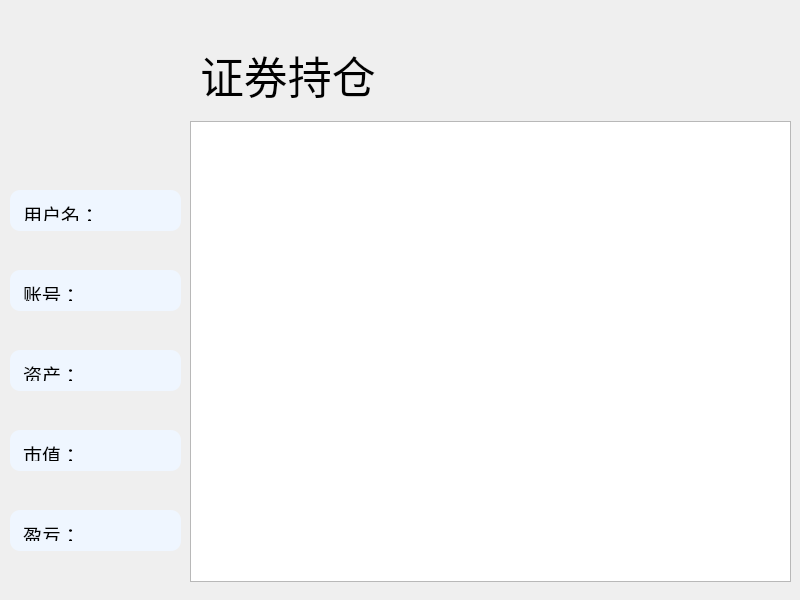
<?xml version="1.0" encoding="UTF-8"?>
<ui version="4.0">
 <class>Widget</class>
 <widget class="QWidget" name="Widget">
  <property name="geometry">
   <rect>
    <x>0</x>
    <y>0</y>
    <width>800</width>
    <height>600</height>
   </rect>
  </property>
  <property name="windowTitle">
   <string>Widget</string>
  </property>
  <widget class="QTableView" name="tableView">
   <property name="geometry">
    <rect>
     <x>190</x>
     <y>121</y>
     <width>601</width>
     <height>461</height>
    </rect>
   </property>
  </widget>
  <widget class="QLabel" name="userpicLabel">
   <property name="geometry">
    <rect>
     <x>40</x>
     <y>100</y>
     <width>101</width>
     <height>101</height>
    </rect>
   </property>
   <property name="text">
    <string/>
   </property>
  </widget>
  <widget class="QLabel" name="idLabel">
   <property name="geometry">
    <rect>
     <x>10</x>
     <y>270</y>
     <width>171</width>
     <height>41</height>
    </rect>
   </property>
   <property name="styleSheet">
    <string notr="true">background-color: rgb(239, 246, 255);
border-radius: 10px; /* 设置圆角半径 */
    padding: 10px; /* 设置内边距 */
    box-shadow: 3px 3px 5px rgba(0, 0, 0, 0.5); /* 设置阴影 */</string>
   </property>
   <property name="text">
    <string>&lt;!DOCTYPE HTML PUBLIC &quot;-//W3C//DTD HTML 4.0//EN&quot; &quot;http://www.w3.org/TR/REC-html40/strict.dtd&quot;&gt;
&lt;html&gt;&lt;head&gt;&lt;meta name=&quot;qrichtext&quot; content=&quot;1&quot; /&gt;&lt;meta charset=&quot;utf-8&quot; /&gt;&lt;style type=&quot;text/css&quot;&gt;
p, li { white-space: pre-wrap; }
hr { height: 1px; border-width: 0; }
li.unchecked::marker { content: &quot;\2610&quot;; }
li.checked::marker { content: &quot;\2612&quot;; }
&lt;/style&gt;&lt;/head&gt;&lt;body style=&quot; font-family:'华文中宋'; font-size:9pt; font-weight:400; font-style:normal;&quot;&gt;
&lt;p style=&quot; margin-top:12px; margin-bottom:12px; margin-left:0px; margin-right:0px; -qt-block-indent:0; text-indent:0px;&quot;&gt;&lt;span style=&quot; font-size:14pt;&quot;&gt;账号：&lt;/span&gt;&lt;/p&gt;&lt;/body&gt;&lt;/html&gt;</string>
   </property>
  </widget>
  <widget class="QLabel" name="nameLabel">
   <property name="geometry">
    <rect>
     <x>10</x>
     <y>190</y>
     <width>171</width>
     <height>41</height>
    </rect>
   </property>
   <property name="styleSheet">
    <string notr="true">background-color: rgb(239, 246, 255);
border-radius: 10px; /* 设置圆角半径 */
    padding: 10px; /* 设置内边距 */
    box-shadow: 3px 3px 5px rgba(0, 0, 0, 0.5); /* 设置阴影 */</string>
   </property>
   <property name="text">
    <string>&lt;!DOCTYPE HTML PUBLIC &quot;-//W3C//DTD HTML 4.0//EN&quot; &quot;http://www.w3.org/TR/REC-html40/strict.dtd&quot;&gt;
&lt;html&gt;&lt;head&gt;&lt;meta name=&quot;qrichtext&quot; content=&quot;1&quot; /&gt;&lt;meta charset=&quot;utf-8&quot; /&gt;&lt;style type=&quot;text/css&quot;&gt;
p, li { white-space: pre-wrap; }
hr { height: 1px; border-width: 0; }
li.unchecked::marker { content: &quot;\2610&quot;; }
li.checked::marker { content: &quot;\2612&quot;; }
&lt;/style&gt;&lt;/head&gt;&lt;body style=&quot; font-family:'华文中宋'; font-size:9pt; font-weight:400; font-style:normal;&quot;&gt;
&lt;p style=&quot; margin-top:12px; margin-bottom:12px; margin-left:0px; margin-right:0px; -qt-block-indent:0; text-indent:0px;&quot;&gt;&lt;span style=&quot; font-size:14pt;&quot;&gt;用户名：&lt;/span&gt;&lt;/p&gt;&lt;/body&gt;&lt;/html&gt;</string>
   </property>
  </widget>
  <widget class="QLabel" name="AllMoneyLabel">
   <property name="geometry">
    <rect>
     <x>10</x>
     <y>350</y>
     <width>171</width>
     <height>41</height>
    </rect>
   </property>
   <property name="styleSheet">
    <string notr="true">border-radius: 10px; /* 设置圆角半径 */
    padding: 10px; /* 设置内边距 */
    box-shadow: 3px 3px 5px rgba(0, 0, 0, 0.5); /* 设置阴影 */background-color: rgb(239, 246, 255)</string>
   </property>
   <property name="text">
    <string>&lt;!DOCTYPE HTML PUBLIC &quot;-//W3C//DTD HTML 4.0//EN&quot; &quot;http://www.w3.org/TR/REC-html40/strict.dtd&quot;&gt;
&lt;html&gt;&lt;head&gt;&lt;meta name=&quot;qrichtext&quot; content=&quot;1&quot; /&gt;&lt;meta charset=&quot;utf-8&quot; /&gt;&lt;style type=&quot;text/css&quot;&gt;
p, li { white-space: pre-wrap; }
hr { height: 1px; border-width: 0; }
li.unchecked::marker { content: &quot;\2610&quot;; }
li.checked::marker { content: &quot;\2612&quot;; }
&lt;/style&gt;&lt;/head&gt;&lt;body style=&quot; font-family:'华文中宋'; font-size:9pt; font-weight:400; font-style:normal;&quot;&gt;
&lt;p style=&quot; margin-top:12px; margin-bottom:12px; margin-left:0px; margin-right:0px; -qt-block-indent:0; text-indent:0px;&quot;&gt;&lt;span style=&quot; font-size:14pt;&quot;&gt;资产：&lt;/span&gt;&lt;/p&gt;&lt;/body&gt;&lt;/html&gt;</string>
   </property>
  </widget>
  <widget class="QLabel" name="label">
   <property name="geometry">
    <rect>
     <x>200</x>
     <y>30</y>
     <width>271</width>
     <height>91</height>
    </rect>
   </property>
   <property name="styleSheet">
    <string notr="true"/>
   </property>
   <property name="text">
    <string>&lt;!DOCTYPE HTML PUBLIC &quot;-//W3C//DTD HTML 4.0//EN&quot; &quot;http://www.w3.org/TR/REC-html40/strict.dtd&quot;&gt;
&lt;html&gt;&lt;head&gt;&lt;meta name=&quot;qrichtext&quot; content=&quot;1&quot; /&gt;&lt;meta charset=&quot;utf-8&quot; /&gt;&lt;style type=&quot;text/css&quot;&gt;
p, li { white-space: pre-wrap; }
hr { height: 1px; border-width: 0; }
li.unchecked::marker { content: &quot;\2610&quot;; }
li.checked::marker { content: &quot;\2612&quot;; }
&lt;/style&gt;&lt;/head&gt;&lt;body style=&quot; font-family:'华文新魏'; font-size:9pt; font-weight:400; font-style:normal;&quot;&gt;
&lt;p style=&quot; margin-top:12px; margin-bottom:12px; margin-left:0px; margin-right:0px; -qt-block-indent:0; text-indent:0px;&quot;&gt;&lt;span style=&quot; font-size:33pt; color: #000000;&quot;&gt;证券持仓&lt;/span&gt;&lt;/p&gt;&lt;/body&gt;&lt;/html&gt;</string>
   </property>
  </widget>
  <widget class="QLabel" name="houseLabel">
   <property name="geometry">
    <rect>
     <x>380</x>
     <y>40</y>
     <width>101</width>
     <height>81</height>
    </rect>
   </property>
   <property name="text">
    <string/>
   </property>
  </widget>
  <widget class="QLabel" name="WinLoseLabel">
   <property name="geometry">
    <rect>
     <x>10</x>
     <y>510</y>
     <width>171</width>
     <height>41</height>
    </rect>
   </property>
   <property name="styleSheet">
    <string notr="true">border-radius: 10px; /* 设置圆角半径 */
    padding: 10px; /* 设置内边距 */
    box-shadow: 3px 3px 5px rgba(0, 0, 0, 0.5); /* 设置阴影 */background-color: rgb(239, 246, 255)</string>
   </property>
   <property name="text">
    <string>&lt;!DOCTYPE HTML PUBLIC &quot;-//W3C//DTD HTML 4.0//EN&quot; &quot;http://www.w3.org/TR/REC-html40/strict.dtd&quot;&gt;
&lt;html&gt;&lt;head&gt;&lt;meta name=&quot;qrichtext&quot; content=&quot;1&quot; /&gt;&lt;meta charset=&quot;utf-8&quot; /&gt;&lt;style type=&quot;text/css&quot;&gt;
p, li { white-space: pre-wrap; }
hr { height: 1px; border-width: 0; }
li.unchecked::marker { content: &quot;\2610&quot;; }
li.checked::marker { content: &quot;\2612&quot;; }
&lt;/style&gt;&lt;/head&gt;&lt;body style=&quot; font-family:'华文中宋'; font-size:9pt; font-weight:400; font-style:normal;&quot;&gt;
&lt;p style=&quot; margin-top:12px; margin-bottom:12px; margin-left:0px; margin-right:0px; -qt-block-indent:0; text-indent:0px;&quot;&gt;&lt;span style=&quot; font-size:14pt;&quot;&gt;盈亏：&lt;/span&gt;&lt;/p&gt;&lt;/body&gt;&lt;/html&gt;</string>
   </property>
  </widget>
  <widget class="QLabel" name="MarketValueLabel">
   <property name="geometry">
    <rect>
     <x>10</x>
     <y>430</y>
     <width>171</width>
     <height>41</height>
    </rect>
   </property>
   <property name="styleSheet">
    <string notr="true">border-radius: 10px; /* 设置圆角半径 */
    padding: 10px; /* 设置内边距 */
    box-shadow: 3px 3px 5px rgba(0, 0, 0, 0.5); /* 设置阴影 */background-color: rgb(239, 246, 255)</string>
   </property>
   <property name="text">
    <string>&lt;!DOCTYPE HTML PUBLIC &quot;-//W3C//DTD HTML 4.0//EN&quot; &quot;http://www.w3.org/TR/REC-html40/strict.dtd&quot;&gt;
&lt;html&gt;&lt;head&gt;&lt;meta name=&quot;qrichtext&quot; content=&quot;1&quot; /&gt;&lt;meta charset=&quot;utf-8&quot; /&gt;&lt;style type=&quot;text/css&quot;&gt;
p, li { white-space: pre-wrap; }
hr { height: 1px; border-width: 0; }
li.unchecked::marker { content: &quot;\2610&quot;; }
li.checked::marker { content: &quot;\2612&quot;; }
&lt;/style&gt;&lt;/head&gt;&lt;body style=&quot; font-family:'华文中宋'; font-size:9pt; font-weight:400; font-style:normal;&quot;&gt;
&lt;p style=&quot; margin-top:12px; margin-bottom:12px; margin-left:0px; margin-right:0px; -qt-block-indent:0; text-indent:0px;&quot;&gt;&lt;span style=&quot; font-size:14pt;&quot;&gt;市值：&lt;/span&gt;&lt;/p&gt;&lt;/body&gt;&lt;/html&gt;</string>
   </property>
  </widget>
 </widget>
 <resources/>
 <connections/>
</ui>
